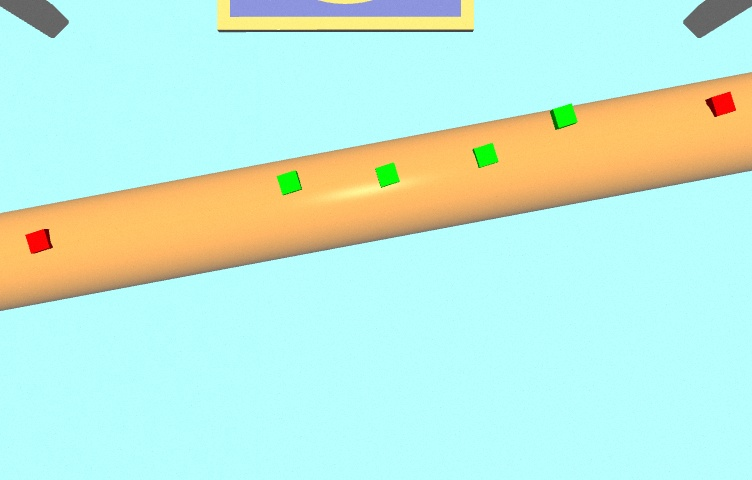
#> input picture Sensor/img/frame0042.jpg, 752 x 480 px
$ python detector.py
#> lines starting #> are read from the running program, lines starting #| are printed output that depends on the picture; after the words box and inside, x2 and y2 are one past the last pixel; in counts of white or black regions, pixels touching at a corner belong together
import numpy as np
import cv2 as cv
from matplotlib import pyplot as plt


# Ler imagem -> preparar máscaras -> procurar quadrados -> calcular poses dos quadrados

def encontra_quadrados(mascara):
    '''
        Encontra as posições dos quadrados na máscara

        Parâmetros:
            mascara: máscara que pode conter quadrados

        Retorna:
            quadrados: posições dos 4 vértices [[quad1],[quad2]]

    '''

    pass


img = cv.imread("img/frame0042.jpg")
#> img is the input picture: shape (480, 752, 3); mean B, G, R 218.7, 236.1, 192.3
hsv = cv.cvtColor(img, cv.COLOR_BGR2HSV)
#> hsv: shape (480, 752, 3); mean H, S, V 74.5, 87.2, 249

min_red = np.array([0,50,50])
max_red = np.array([10,255,255])

red_mask = cv.inRange(hsv, min_red, max_red)
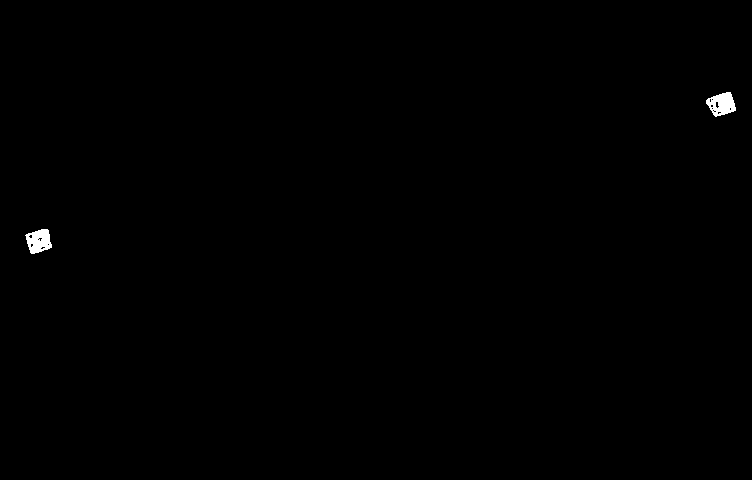
#> red_mask: shape (480, 752); 0.26% white; 2 white regions, box (x1, y1, x2, y2) and area: (706, 92, 736, 117) 480, (25, 229, 52, 254) 459

min_green = np.array([55, 50, 50])
max_green = np.array([65, 255, 255])

green_mask = cv.inRange(hsv, min_green, max_green)
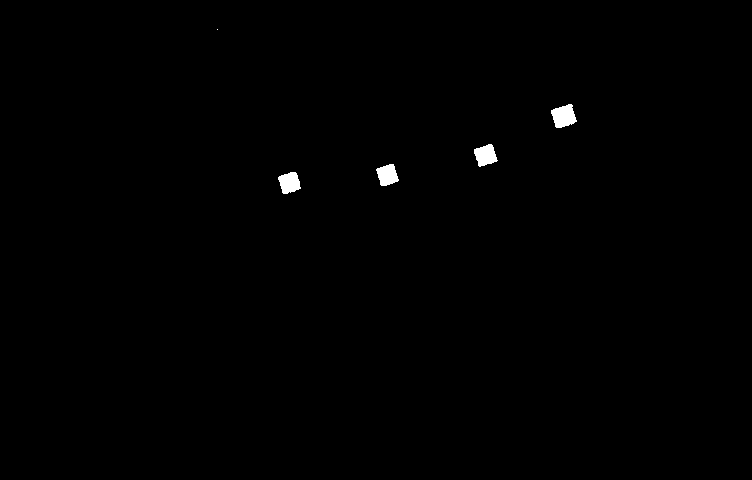
#> green_mask: shape (480, 752); 0.42% white; 5 white regions (1 under 20 px), largest, box (x1, y1, x2, y2) and area: (551, 104, 577, 128) 433, (474, 144, 498, 167) 369, (278, 172, 301, 194) 362, (376, 164, 399, 186) 353

red_img = cv.bitwise_and(hsv,hsv, mask= red_mask)
#> red_img: shape (480, 752, 3); mean H, S, V 0, 0.6, 0.6
green_img = cv.bitwise_and(hsv, hsv, mask=green_mask)
#> green_img: shape (480, 752, 3); mean H, S, V 0.3, 1, 1

plt.imshow(cv.cvtColor(red_img,cv.COLOR_HSV2RGB))
plt.show()
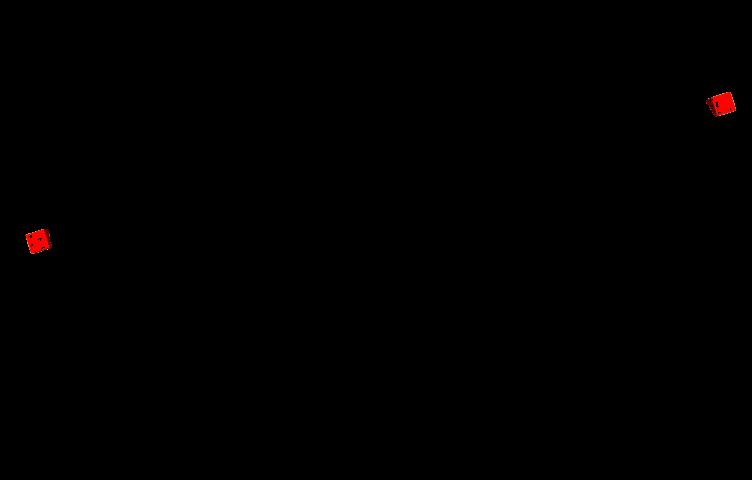
#> shown: shape (480, 752, 3); mean R, G, B 0.6, 0, 0

plt.imshow(cv.cvtColor(green_img,cv.COLOR_HSV2RGB))
plt.show()
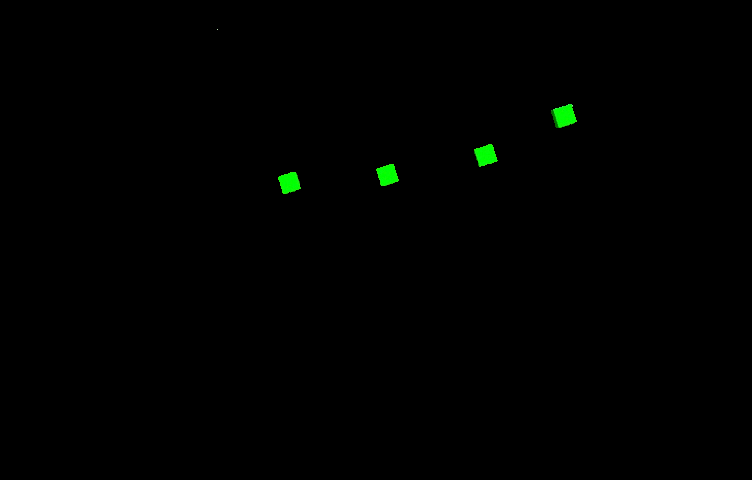
#> shown: shape (480, 752, 3); mean R, G, B 0, 1, 0

#red_bordas = cv.Canny(red_img, , )
#green_bordas = cv.Canny(green_img, , )
